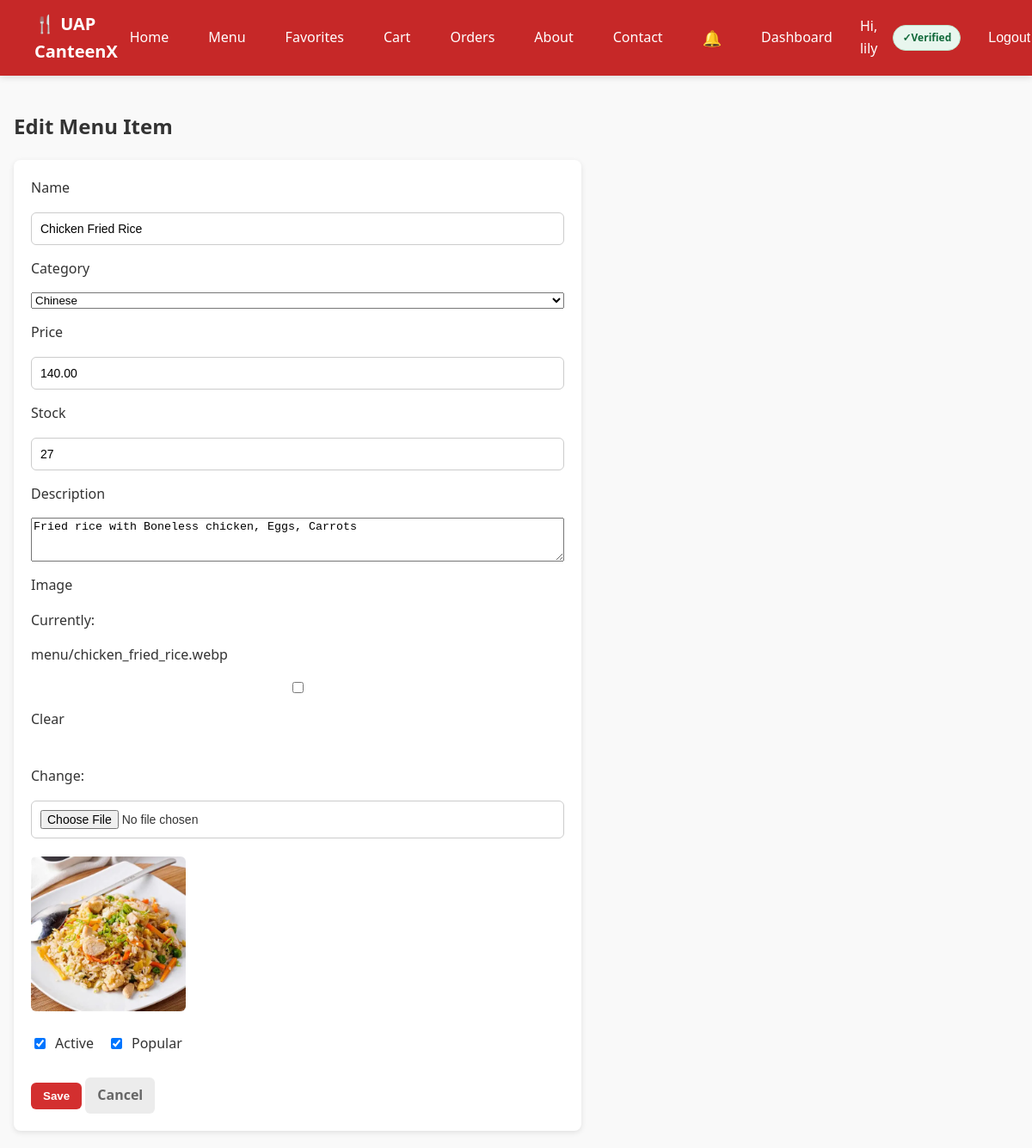
The page /vendor/items/1/edit/ (signed in) on the database as committed earlier.
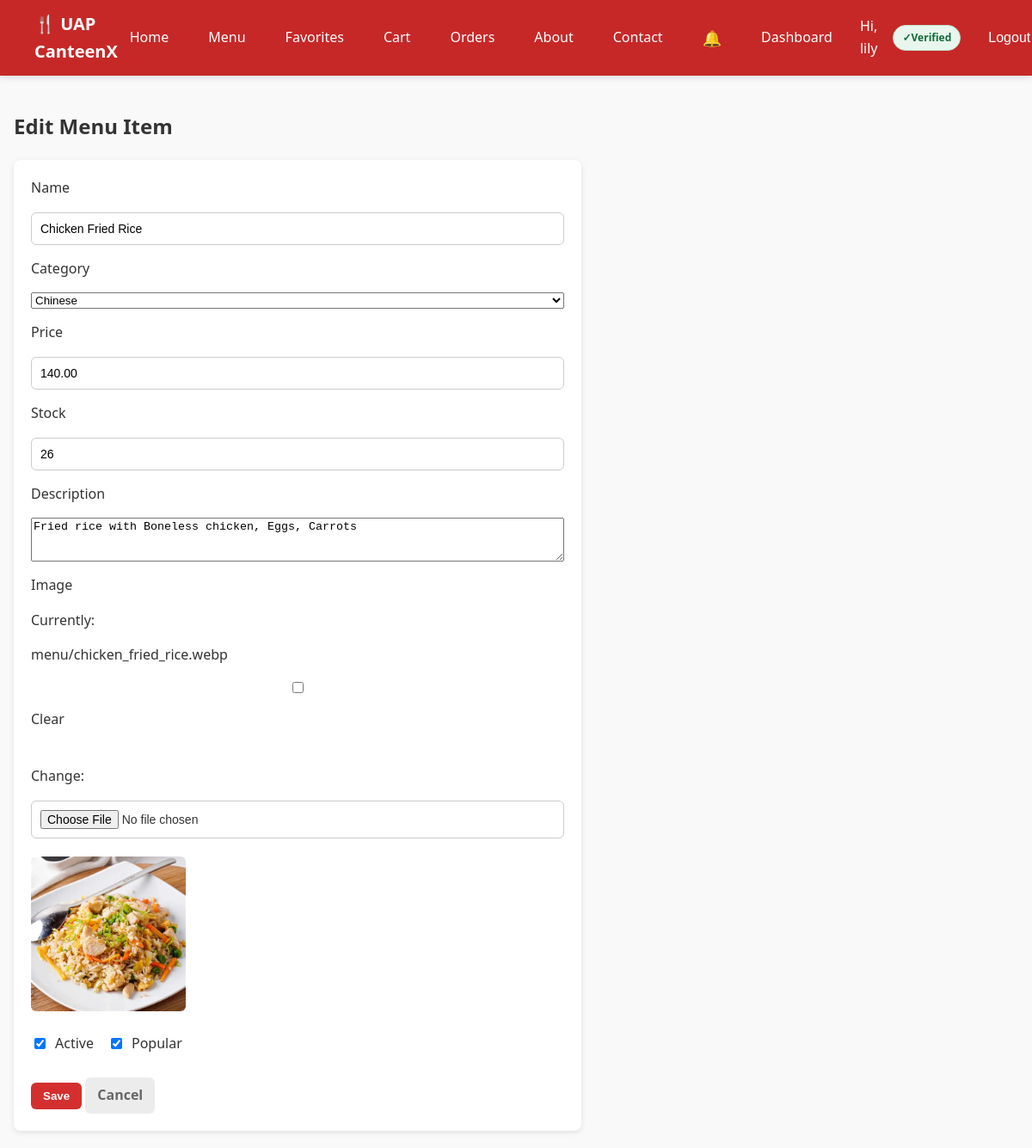
The same page on the database as committed later.
### my_canteen/models.py (models this page shows, shortened)
class MenuItem(models.Model):
    name = models.CharField(max_length=100)
    description = models.TextField(blank=True)
    price = models.DecimalField(max_digits=6, decimal_places=2)
    stock = models.PositiveIntegerField(default=0)
    image = models.ImageField(upload_to='menu/', blank=True, null=True)
    category = models.ForeignKey(Category, on_delete=models.CASCADE, null=True)
    is_active = models.BooleanField(default=True)
    is_popular = models.BooleanField(default=False)
    rating_avg = models.FloatField(default=0)
    rating_count = models.PositiveIntegerField(default=0)

### my_canteen/views.py (the view)
# urls.py: path('vendor/items/<int:pk>/edit/', views.vendor_item_edit, name='vendor_item_edit'),
@login_required
def vendor_item_edit(request, pk):
    if not require_roles(request.user, ["vendor", "admin"]):
        messages.error(request, "You are not authorized to edit items.")
        return redirect("home")
    item = get_object_or_404(MenuItem, pk=pk)
    if request.method == "POST":
        form = MenuItemForm(request.POST, request.FILES, instance=item)
        if form.is_valid():
            form.save()
            messages.success(request, f"✅ '{item.name}' updated successfully!")
            return redirect("vendor_item_list")
    else:
        form = MenuItemForm(instance=item)
    return render(
        request,
        "my_canteen/vendor/item_form.html",
        {"form": form, "mode": "edit", "item": item},
    )

### my_canteen/forms.py
class MenuItemForm(forms.ModelForm):
    class Meta:
        model = MenuItem
        fields = [
            "name",
            "category",
            "price",
            "stock",
            "image",
            "description",
            "is_active",
            "is_popular",
        ]
        widgets = {
            "name": forms.TextInput(
                attrs={"class": "form-control", "placeholder": "Item name"}
            ),
            "category": forms.Select(attrs={"class": "form-control"}),
            "price": forms.NumberInput(
                attrs={"class": "form-control", "step": "0.01"}
            ),
            "stock": forms.NumberInput(
                attrs={"class": "form-control", "min": 0}
            ),
            "description": forms.Textarea(
                attrs={"class": "form-control", "rows": 3}
            ),
            "is_active": forms.CheckboxInput(attrs={"class": "form-check-input"}),
            "is_popular": forms.CheckboxInput(attrs={"class": "form-check-input"}),
        }

### my_canteen/context_processors.py (called while the page is built)
def cart_count(request):
    cart = request.session.get("cart", {})
    return {"cart_count": sum(cart.values())}

### my_canteen/models.py (called while the page is built)
    def __str__(self):
        return self.name

### my_canteen/templates/my_canteen/vendor/item_form.html (shortened to what this page needs)
{% extends "my_canteen/base.html" %}
{% block content %}
<h2>{% if mode == "edit" %}Edit{% else %}Add New{% endif %} Menu Item</h2>
<form method="post" enctype="multipart/form-data" class="settings-form" style="max-width:620px;">
  <label>Name</label> {{ form.name }}
  <label>Category</label> {{ form.category }}
  <label>Price</label> {{ form.price }}
  <label>Stock</label> {{ form.stock }}
  <label>Description</label> {{ form.description }}
  <label>Image</label> {{ form.image }}
  {% if mode == "edit" and item and item.image %}
    <img src="{{ item.image.url }}" style="max-width:180px;margin-top:6px;border-radius:6px;">
  {% endif %}
  <div style="display:flex; gap:16px; align-items:center; margin-top:10px;">
    <label style="display:flex; gap:8px; align-items:center;">{{ form.is_active }} Active</label>
    <label style="display:flex; gap:8px; align-items:center;">{{ form.is_popular }} Popular</label>
  </div>
  <div style="margin-top:12px;">
    <button class="btn" type="submit">Save</button>
    <a class="btn btn-soft" href="{% url 'vendor_item_list' %}">Cancel</a>
  </div>
</form>
{% endblock %}

Rows that differ between the two databases and show on the page:
changed MenuItem "Chicken Fried Rice": stock "27" → "26"
